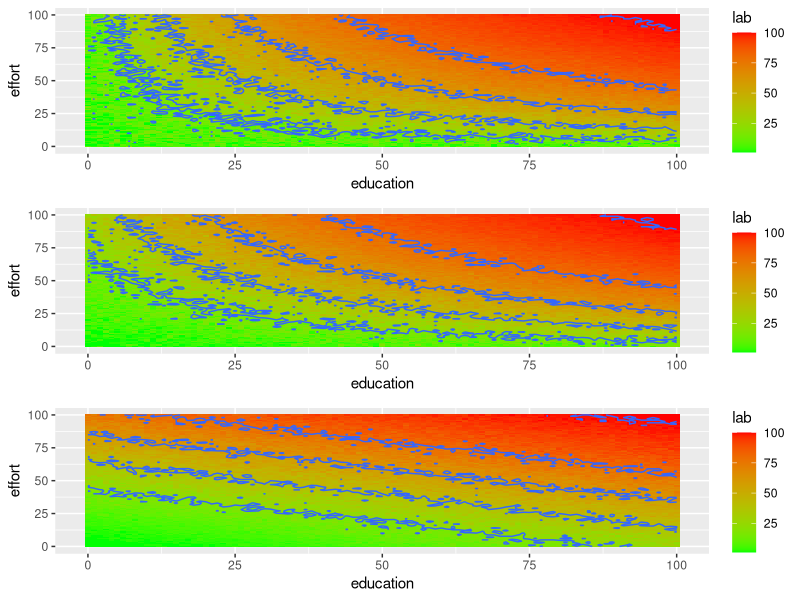
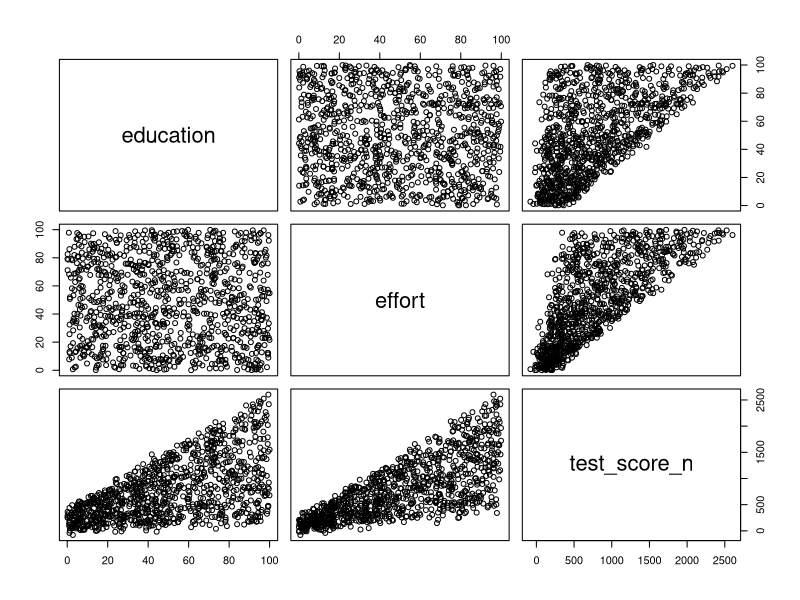
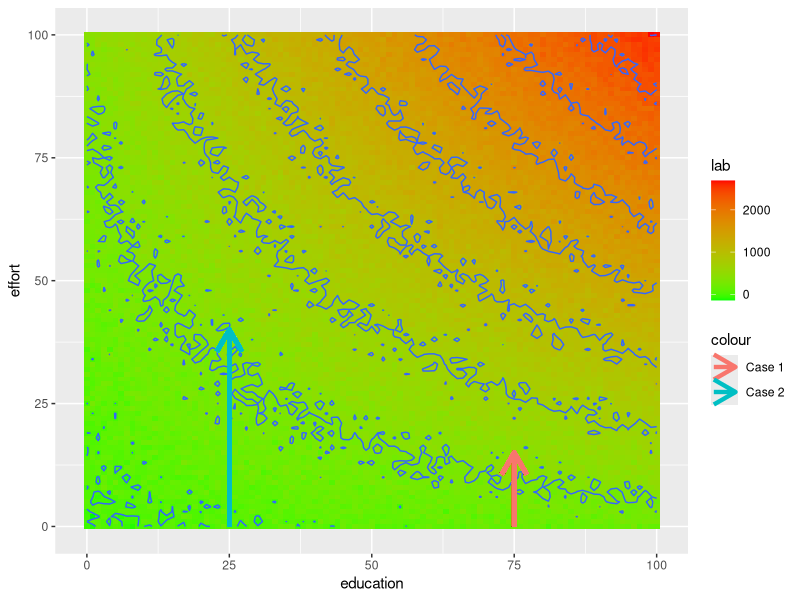

The R source for these figures, in order:
## ---- chunk 1
knitr::opts_chunk$set(echo = FALSE, message=FALSE, warning=FALSE)
## ---- chunk 2
library(gridExtra)
library(ggplot2)
library(dplyr)

#############################################
##### P1
df_grid <- expand.grid(education=seq(0,100, by=1), effort=seq(0,100,by=1))
df_grid <- df_grid %>% 
  mutate(test_score = 2*education + 4*effort + 2*education*effort,
         # test_score_n is test score with noise. 
         test_score_n = test_score + rnorm(n = nrow(df_grid), mean = 0, sd = sd(test_score)/10 ) ) %>%
  mutate(test_score_n = ntile(test_score_n, 100))

p1 <- ggplot(df_grid, aes(x = education, y = effort, z = test_score_n)) +
  # stat_contour(geom = "polygon", aes(fill = ..level..)) +
  geom_tile(aes(fill = test_score_n)) +
  scale_fill_gradient(low = "green", high = "red")+ 
  stat_contour(bins = 5) +
  xlab("education") +
  ylab("effort") +
  guides(fill = guide_colorbar(title = "lab")) 

##### P2
df_grid <- expand.grid(education=seq(0,100, by=1), effort=seq(0,100,by=1))
df_grid <- df_grid %>% 
  mutate(test_score = 2*education + 4*effort + 0.2*education*effort,
         # test_score_n is test score with noise. 
         test_score_n = test_score + rnorm(n = nrow(df_grid), mean = 0, sd = sd(test_score)/10 ) )  %>%
  mutate(test_score_n = ntile(test_score_n, 100))


p2 <- ggplot(df_grid, aes(x = education, y = effort, z = test_score_n)) +
  # stat_contour(geom = "polygon", aes(fill = ..level..)) +
  geom_tile(aes(fill = test_score_n)) +
  scale_fill_gradient(low = "green", high = "red")+ 
  stat_contour(bins = 5) +
  xlab("education") +
  ylab("effort") +
  guides(fill = guide_colorbar(title = "lab")) 

##### P3
df_grid <- expand.grid(education=seq(0,100, by=1), effort=seq(0,100,by=1))
df_grid <- df_grid %>% 
  mutate(test_score = 2*education + 4*effort + 0*education*effort,
         # test_score_n is test score with noise. 
         test_score_n = test_score + rnorm(n = nrow(df_grid), mean = 0, sd = sd(test_score)/10 ) ) %>%
  mutate(test_score_n = ntile(test_score_n, 100))


p3 <- ggplot(df_grid, aes(x = education, y = effort, z = test_score_n)) +
  # stat_contour(geom = "polygon", aes(fill = ..level..)) +
  geom_tile(aes(fill = test_score_n)) +
  scale_fill_gradient(low = "green", high = "red")+ 
  stat_contour(bins = 5) +
  xlab("education") +
  ylab("effort") +
  guides(fill = guide_colorbar(title = "lab")) 


####
grid.arrange(p1, p2, p3, nrow = 3)

## ---- chunk 3
# load library
library(dplyr)
library(ggplot2)

# simulate data
N_obs = 1000
set.seed(1)
df_master <- data.frame(education = runif(n = N_obs, min = 0, max = 100),
                        effort = runif(n = N_obs, min = 0, max = 100) )

# generate test score with noise
df_master <- df_master %>% 
  mutate(test_score = 2*education + 4*effort + 0.2*education*effort,
         # test_score_n is test score with noise. 
         test_score_n = test_score + rnorm(n = N_obs, mean = 0, sd = sd(test_score)/10 ) )  

# pairs
pairs(df_master %>% select(-c(test_score)))

# with interaction
summary(lm(test_score_n ~ education * effort, data = df_master   ) )

# without interaction
summary(lm(test_score_n ~ education + effort, data = df_master   ) )

## ---- chunk 4
df_grid <- expand.grid(education=seq(0,100, by=1), effort=seq(0,100,by=1))
df_grid <- df_grid %>% 
  mutate(test_score = 2*education + 4*effort + 0.2*education*effort,
         # test_score_n is test score with noise. 
         test_score_n = test_score + rnorm(n = nrow(df_grid), mean = 0, sd = sd(test_score)/10 ) )  



ggplot(df_grid, aes(x = education, y = effort, z = test_score_n)) +
  # stat_contour(geom = "polygon", aes(fill = ..level..)) +
  geom_tile(aes(fill = test_score_n)) +
  scale_fill_gradient(low = "green", high = "red")+ 
  stat_contour(bins = 10) +
  xlab("education") +
  ylab("effort") +
  guides(fill = guide_colorbar(title = "lab")) +
  geom_segment(aes(x = 25, y = 0, xend = 25, yend = 40, colour = "Case 2"), arrow=arrow(), size=1.5) +
  geom_segment(aes(x = 75, y = 0, xend = 75, yend = 15, colour = "Case 1"), arrow=arrow(), size=1.5) 


